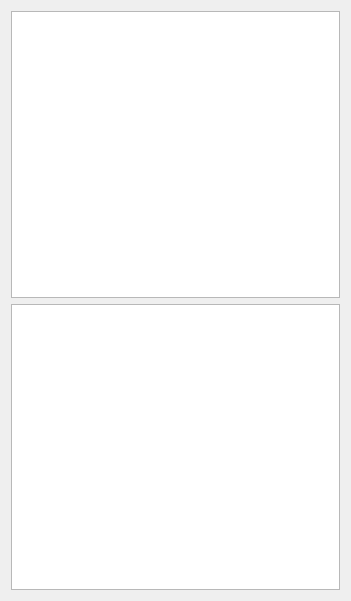
<?xml version="1.0" encoding="UTF-8"?>
<ui version="4.0">
 <class>DialogAisInfo</class>
 <widget class="QDialog" name="DialogAisInfo">
  <property name="geometry">
   <rect>
    <x>0</x>
    <y>0</y>
    <width>351</width>
    <height>601</height>
   </rect>
  </property>
  <property name="sizePolicy">
   <sizepolicy hsizetype="Fixed" vsizetype="Expanding">
    <horstretch>0</horstretch>
    <verstretch>0</verstretch>
   </sizepolicy>
  </property>
  <property name="windowTitle">
   <string>Thông tin AIS</string>
  </property>
  <layout class="QGridLayout" name="gridLayout">
   <item row="1" column="0">
    <widget class="QTextBrowser" name="textBrowser">
     <property name="html">
      <string>&lt;!DOCTYPE HTML PUBLIC &quot;-//W3C//DTD HTML 4.0//EN&quot; &quot;http://www.w3.org/TR/REC-html40/strict.dtd&quot;&gt;
&lt;html&gt;&lt;head&gt;&lt;meta name=&quot;qrichtext&quot; content=&quot;1&quot; /&gt;&lt;style type=&quot;text/css&quot;&gt;
p, li { white-space: pre-wrap; }
&lt;/style&gt;&lt;/head&gt;&lt;body style=&quot; font-family:'MS Shell Dlg 2'; font-size:8.25pt; font-weight:400; font-style:normal;&quot;&gt;
&lt;p style=&quot;-qt-paragraph-type:empty; margin-top:0px; margin-bottom:0px; margin-left:0px; margin-right:0px; -qt-block-indent:0; text-indent:0px;&quot;&gt;&lt;br /&gt;&lt;/p&gt;&lt;/body&gt;&lt;/html&gt;</string>
     </property>
    </widget>
   </item>
   <item row="2" column="0">
    <widget class="QTextBrowser" name="textBrowser_2">
     <property name="html">
      <string>&lt;!DOCTYPE HTML PUBLIC &quot;-//W3C//DTD HTML 4.0//EN&quot; &quot;http://www.w3.org/TR/REC-html40/strict.dtd&quot;&gt;
&lt;html&gt;&lt;head&gt;&lt;meta name=&quot;qrichtext&quot; content=&quot;1&quot; /&gt;&lt;style type=&quot;text/css&quot;&gt;
p, li { white-space: pre-wrap; }
&lt;/style&gt;&lt;/head&gt;&lt;body style=&quot; font-family:'MS Shell Dlg 2'; font-size:8.25pt; font-weight:400; font-style:normal;&quot;&gt;
&lt;p style=&quot;-qt-paragraph-type:empty; margin-top:0px; margin-bottom:0px; margin-left:0px; margin-right:0px; -qt-block-indent:0; text-indent:0px;&quot;&gt;&lt;br /&gt;&lt;/p&gt;&lt;/body&gt;&lt;/html&gt;</string>
     </property>
    </widget>
   </item>
  </layout>
 </widget>
 <resources/>
 <connections/>
</ui>
